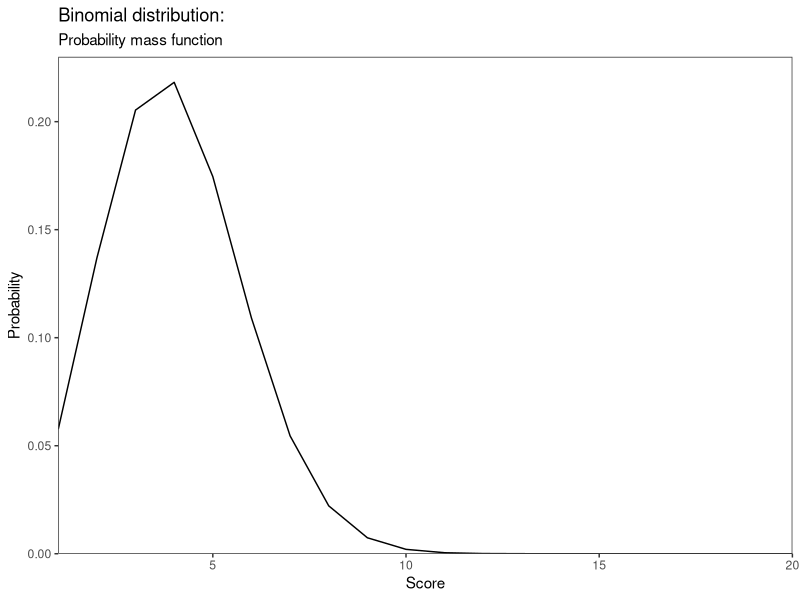
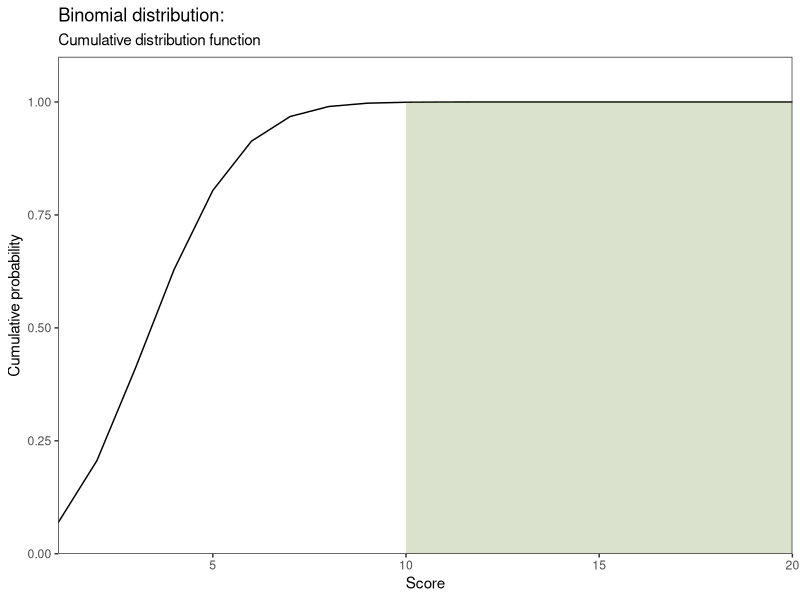

Reproduce these figures in R, in order.
## ---- chunk 1
knitr::opts_chunk$set(echo = TRUE, message = FALSE, warning = FALSE)
## ---- chunk 2
# dbinom(x=0, size=20, prob=0.2) where x is number of successes, size is number of trials,
# and prob is the probability of success in each trial.
(score <- dbinom(x=0, size=20, prob=0.2))
## ---- chunk 3
(score <-  dbinom(x=0, size=20, prob=0.2) + 
          dbinom(x=1, size=20, prob=0.2) + 
          dbinom(x=2, size=20, prob=0.2) + 
          dbinom(x=3, size=20, prob=0.2) + 
          dbinom(x=4, size=20, prob=0.2) + 
          dbinom(x=5, size=20, prob=0.2) + 
          dbinom(x=6, size=20, prob=0.2) + 
          dbinom(x=7, size=20, prob=0.2) + 
          dbinom(x=8, size=20, prob=0.2) + 
          dbinom(x=9, size=20, prob=0.2))
## ---- chunk 4
(score <- pbinom(9, size=20, prob=0.2))
## ---- chunk 5
require(ggplot2)

df.p <- data.frame(
  x=1:20, 
  prob=dbinom(1:20, 20, prob=0.2)
  )

plt.pdf <-  
  ggplot(
    data = df.p, 
    aes(x = x, y = prob)) + 
  geom_line() + 
  # geom_ribbon(
  #   data = subset(df, x >= 10 & x <= 20), 
  #   aes(ymax = prob), 
  #   ymin=0, 
  #   fill = "red", 
  #   colour = NA, 
  #   alpha = 0.5
  #   ) + 
  theme_bw() + 
    labs(
         title="Binomial distribution:",              # subtitle="whatever", caption = "whatever", 
         subtitle="Probability mass function",       #, caption = "whatever",
         y="Probability",
         x="Score" 
         ) +
    scale_x_continuous(expand = c(0, 0)) +         # expand = c(0, 0) removes default
    scale_y_continuous(expand = c(0, 0), limits = c(0, 0.23)) +          # gap between axis and (0, 0)  # 
  theme(
      panel.grid = element_line(colour = "white")
    )

plt.pdf
## ---- chunk 6
df.c <- data.frame(
  x=1:20, 
  prob=pbinom(1:20, 20, prob=0.2)
  )


#x = x, y = prob
#ggplot(df, aes(height)) + stat_ecdf(geom = "point")
#ggplot(df, aes(height)) + stat_ecdf(geom = "step")

plt.cdf <-  
  ggplot(
    data = df.c, 
    aes(x = x, y = prob)) + 
  geom_line() + 
  geom_ribbon(
    data = subset(df.c, x >= 10 & x <= 20),
    aes(ymax = prob),
    ymin=0,
    fill = "darkolivegreen4",
    alpha = 0.25
    ) +
  theme_bw() + 
    labs(
         title="Binomial distribution:", 
         subtitle="Cumulative distribution function",       #, caption = "whatever",
         y="Cumulative probability",
         x="Score" 
         ) +
    scale_x_continuous(expand = c(0, 0)) +         # expand = c(0, 0) removes default
    scale_y_continuous(expand = c(0, 0), limits = c(0, 1.10)) +          # gap between axis and (0, 0)  # 
  theme(
      panel.grid = element_line(colour = "white")
    )

plt.cdf
